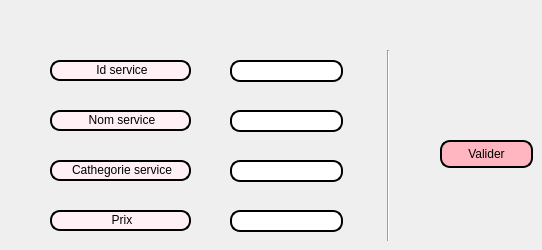
     <widget class="QWidget" name="tab_14">
      <attribute name="title">
       <string>Ajouter</string>
      </attribute>
      <widget class="QLabel" name="label_26">
       <property name="geometry">
        <rect>
         <x>50</x>
         <y>60</y>
         <width>141</width>
         <height>21</height>
        </rect>
       </property>
       <property name="styleSheet">
        <string notr="true">border: 2px solid black;
font: 75 8pt &quot;MS Shell Dlg 2&quot;;
border-radius: 10px;
padding: 0 8px;
background: #FFF0F5;
font: bold, &quot;Comic Sans MS&quot;;;
text-align:center;

</string>
       </property>
       <property name="text">
        <string>&lt;html&gt;&lt;head/&gt;&lt;body&gt;&lt;p align=&quot;center&quot;&gt;Id service&lt;/p&gt;&lt;/body&gt;&lt;/html&gt;</string>
       </property>
      </widget>
      <widget class="QLabel" name="label_27">
       <property name="geometry">
        <rect>
         <x>50</x>
         <y>110</y>
         <width>141</width>
         <height>21</height>
        </rect>
       </property>
       <property name="styleSheet">
        <string notr="true">border: 2px solid black;
font: 75 8pt &quot;MS Shell Dlg 2&quot;;
border-radius: 10px;
padding: 0 8px;
background: #FFF0F5;
font: bold, &quot;Comic Sans MS&quot;;;
text-align:center;

</string>
       </property>
       <property name="text">
        <string>&lt;html&gt;&lt;head/&gt;&lt;body&gt;&lt;p align=&quot;center&quot;&gt;Nom service&lt;/p&gt;&lt;/body&gt;&lt;/html&gt;</string>
       </property>
      </widget>
      <widget class="QLabel" name="label_28">
       <property name="geometry">
        <rect>
         <x>50</x>
         <y>160</y>
         <width>141</width>
         <height>21</height>
        </rect>
       </property>
       <property name="styleSheet">
        <string notr="true">border: 2px solid black;
font: 75 8pt &quot;MS Shell Dlg 2&quot;;
border-radius: 10px;
padding: 0 8px;
background: #FFF0F5;
font: bold, &quot;Comic Sans MS&quot;;;
text-align:center;

</string>
       </property>
       <property name="text">
        <string>&lt;html&gt;&lt;head/&gt;&lt;body&gt;&lt;p align=&quot;center&quot;&gt;Cathegorie service&lt;/p&gt;&lt;/body&gt;&lt;/html&gt;</string>
       </property>
      </widget>
      <widget class="QLabel" name="label_29">
       <property name="geometry">
        <rect>
         <x>50</x>
         <y>210</y>
         <width>141</width>
         <height>21</height>
        </rect>
       </property>
       <property name="styleSheet">
        <string notr="true">border: 2px solid black;
font: 75 8pt &quot;MS Shell Dlg 2&quot;;
border-radius: 10px;
padding: 0 8px;
background: #FFF0F5;
font: bold, &quot;Comic Sans MS&quot;;;
text-align:center;

</string>
       </property>
       <property name="text">
        <string>&lt;html&gt;&lt;head/&gt;&lt;body&gt;&lt;p align=&quot;center&quot;&gt;Prix&lt;/p&gt;&lt;/body&gt;&lt;/html&gt;</string>
       </property>
      </widget>
      <widget class="QLineEdit" name="id_service">
       <property name="geometry">
        <rect>
         <x>230</x>
         <y>60</y>
         <width>113</width>
         <height>22</height>
        </rect>
       </property>
       <property name="styleSheet">
        <string notr="true">font: 8pt &quot;Comic Sans MS&quot;;
border: 2px solid black;
font: 75 8pt &quot;MS Shell Dlg 2&quot;;
border-radius: 10px;
padding: 0 8px;
background: white;
font: bold, &quot;Comic Sans MS&quot;;;
text-align:center
</string>
       </property>
       <property name="maxLength">
        <number>8</number>
       </property>
      </widget>
      <widget class="QLineEdit" name="nom_service">
       <property name="geometry">
        <rect>
         <x>230</x>
         <y>110</y>
         <width>113</width>
         <height>22</height>
        </rect>
       </property>
       <property name="styleSheet">
        <string notr="true">font: 8pt &quot;Comic Sans MS&quot;;
border: 2px solid black;
font: 75 8pt &quot;MS Shell Dlg 2&quot;;
border-radius: 10px;
padding: 0 8px;
background: white;
font: bold, &quot;Comic Sans MS&quot;;;
text-align:center
</string>
       </property>
       <property name="maxLength">
        <number>10</number>
       </property>
      </widget>
      <widget class="QLineEdit" name="cath_service">
       <property name="geometry">
        <rect>
         <x>230</x>
         <y>160</y>
         <width>113</width>
         <height>22</height>
        </rect>
       </property>
       <property name="styleSheet">
        <string notr="true">font: 8pt &quot;Comic Sans MS&quot;;
border: 2px solid black;
font: 75 8pt &quot;MS Shell Dlg 2&quot;;
border-radius: 10px;
padding: 0 8px;
background: white;
font: bold, &quot;Comic Sans MS&quot;;;
text-align:center
</string>
       </property>
       <property name="maxLength">
        <number>10</number>
       </property>
      </widget>
      <widget class="QLineEdit" name="prix_service">
       <property name="geometry">
        <rect>
         <x>230</x>
         <y>210</y>
         <width>113</width>
         <height>22</height>
        </rect>
       </property>
       <property name="styleSheet">
        <string notr="true">font: 8pt &quot;Comic Sans MS&quot;;
border: 2px solid black;
font: 75 8pt &quot;MS Shell Dlg 2&quot;;
border-radius: 10px;
padding: 0 8px;
background: white;
font: bold, &quot;Comic Sans MS&quot;;;
text-align:center
</string>
       </property>
       <property name="maxLength">
        <number>8</number>
       </property>
      </widget>
      <widget class="QPushButton" name="pushButton_valider_serv_ajout">
       <property name="geometry">
        <rect>
         <x>440</x>
         <y>140</y>
         <width>93</width>
         <height>28</height>
        </rect>
       </property>
       <property name="styleSheet">
        <string notr="true">border: 2px solid black;
border-radius: 10px;
padding: 0 8px;
background:#FFB6C1	;
font: bold, &quot;Comic Sans MS&quot;
</string>
       </property>
       <property name="text">
        <string>Valider</string>
       </property>
      </widget>
      <widget class="Line" name="line_9">
       <property name="geometry">
        <rect>
         <x>380</x>
         <y>50</y>
         <width>16</width>
         <height>191</height>
        </rect>
       </property>
       <property name="orientation">
        <enum>Qt::Vertical</enum>
       </property>
      </widget>
     </widget>
